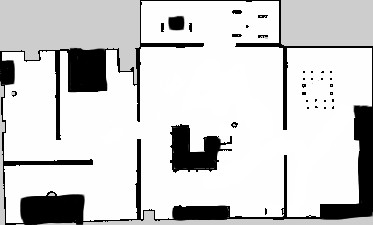
#> input picture ros_ws/src/planner/maps/house.jpg, 373 x 225 px
$ python jpg_to_pgm.py
#> lines starting #> are read from the running program, lines starting #| are printed output that depends on the picture
import cv2
import netpbmfile
import numpy as np

file = "./maps/house.jpg"
out = file.split(".")[0] + ".pgm"

img = cv2.imread(file, cv2.IMREAD_GRAYSCALE)
#> img is the input picture: shape (225, 373); min 0, max 255, mean 207.3

mod = np.where(img < 205, 0, img)
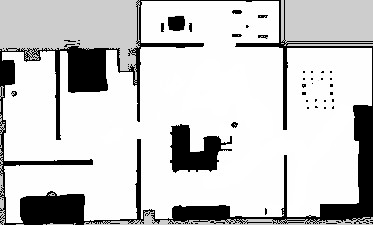
#> mod: shape (225, 373); min 0, max 255, mean 203.6
mod = np.where(img > 205, 254, mod)

netpbmfile.imwrite(out, mod)
#> (this line was passed over: netpbmfile is not available in this run)
